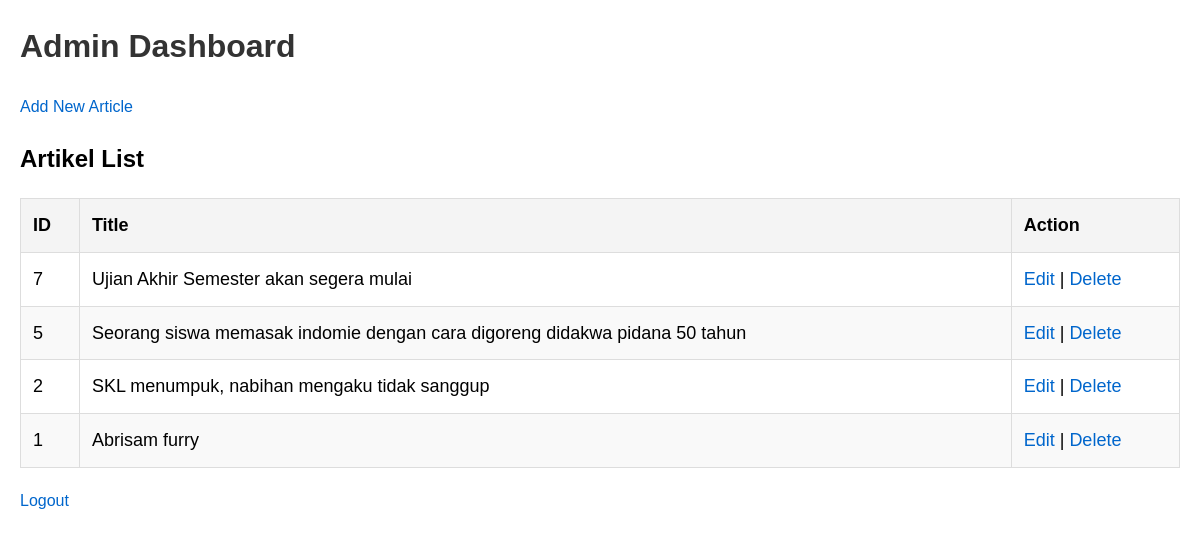
The page /admin/index.php (signed in) on the database its author committed.
### tables this page shows
CREATE TABLE `articles` (
  `id` int NOT NULL,
  `title` varchar(255) NOT NULL,
  `content` text NOT NULL,
  `created_at` timestamp NULL DEFAULT CURRENT_TIMESTAMP
);

### admin/index.php (the view, shortened to what this page needs)
<?php
include '../includes/db.php';
$result = $conn->query("SELECT * FROM articles ORDER BY created_at DESC");
?>
<!DOCTYPE html>
<html lang="en">
<head>
  <link rel="stylesheet" href="../style.css">
</head>
<body>
    <header>
        <h1>Admin Dashboard</h1>
    </header>
  <a href="create.php">Add New Article</a>
  <h2>Artikel List</h2>
  <table border="1">
    <thead>
      <tr>
        <th>ID</th>
        <th>Title</th>
        <th>Action</th>
      </tr>
    </thead>
    <tbody>
      <?php while ($row = $result->fetch_assoc()): ?>
        <tr>
          <td><?php echo $row['id']; ?></td>
          <td><?php echo $row['title']; ?></td>
          <td>
            <a href="edit.php?id=<?php echo $row['id']; ?>">Edit</a> |
            <a href="delete.php?id=<?php echo $row['id']; ?>" onclick="return confirm('Nah bro fr delete this?')">Delete</a>
          </td>
        </tr>
      <?php endwhile; ?>
    </tbody>
  </table>
    <a href="logout.php">Logout</a>
</body>
</html>

### style.css (style rules this page uses)
body { font-family: Arial, sans-serif; margin: 20px; line-height: 1.6; }
h1 { color: #333; }
a { color: #0066cc; text-decoration: none; }
table { width: 100%; border-collapse: collapse; margin: 20px 0; font-size: 18px; text-align: left; }
th, td { padding: 12px; border: 1px solid #ddd; }
th { background-color: #f4f4f4; font-weight: bold; }
tr:nth-child(even) { background-color: #f9f9f9; }

### rows shown on the page
articles: id "7", title "Ujian Akhir Semester akan segera mulai"
articles: id "5", title "Seorang siswa memasak indomie dengan cara digoreng didakwa pidana 50 tahun"
articles: id "2", title "SKL menumpuk, nabihan mengaku tidak sanggup"
articles: id "1", title "Abrisam furry"
